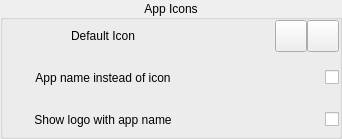
        <widget class="QGroupBox" name="groupBox_3">
         <property name="title">
          <string>App Icons</string>
         </property>
         <property name="alignment">
          <set>Qt::AlignCenter</set>
         </property>
         <layout class="QVBoxLayout" name="verticalLayout_5">
          <property name="spacing">
           <number>10</number>
          </property>
          <property name="leftMargin">
           <number>0</number>
          </property>
          <property name="topMargin">
           <number>0</number>
          </property>
          <property name="rightMargin">
           <number>0</number>
          </property>
          <property name="bottomMargin">
           <number>0</number>
          </property>
          <item>
           <widget class="QWidget" name="widget_7" native="true">
            <layout class="QHBoxLayout" name="horizontalLayout_7">
             <property name="spacing">
              <number>0</number>
             </property>
             <property name="leftMargin">
              <number>0</number>
             </property>
             <property name="topMargin">
              <number>0</number>
             </property>
             <property name="rightMargin">
              <number>0</number>
             </property>
             <property name="bottomMargin">
              <number>0</number>
             </property>
             <item>
              <widget class="QLabel" name="label_10">
               <property name="minimumSize">
                <size>
                 <width>200</width>
                 <height>0</height>
                </size>
               </property>
               <property name="maximumSize">
                <size>
                 <width>200</width>
                 <height>16777215</height>
                </size>
               </property>
               <property name="text">
                <string>Default Icon</string>
               </property>
               <property name="alignment">
                <set>Qt::AlignCenter</set>
               </property>
              </widget>
             </item>
             <item>
              <spacer name="horizontalSpacer_6">
               <property name="orientation">
                <enum>Qt::Horizontal</enum>
               </property>
               <property name="sizeHint" stdset="0">
                <size>
                 <width>40</width>
                 <height>20</height>
                </size>
               </property>
              </spacer>
             </item>
             <item>
              <widget class="QLabel" name="defaultIconLabel">
               <property name="minimumSize">
                <size>
                 <width>32</width>
                 <height>32</height>
                </size>
               </property>
               <property name="maximumSize">
                <size>
                 <width>32</width>
                 <height>32</height>
                </size>
               </property>
               <property name="text">
                <string/>
               </property>
              </widget>
             </item>
             <item>
              <widget class="QToolButton" name="defaultIconToolButton">
               <property name="minimumSize">
                <size>
                 <width>32</width>
                 <height>32</height>
                </size>
               </property>
               <property name="maximumSize">
                <size>
                 <width>32</width>
                 <height>32</height>
                </size>
               </property>
               <property name="toolTip">
                <string>Config</string>
               </property>
               <property name="text">
                <string/>
               </property>
               <property name="icon">
                <iconset theme=":/icons/config.svg">
                 <normaloff>.</normaloff>.</iconset>
               </property>
              </widget>
             </item>
             <item>
              <widget class="QToolButton" name="defaultIconResetToolButton">
               <property name="minimumSize">
                <size>
                 <width>32</width>
                 <height>32</height>
                </size>
               </property>
               <property name="maximumSize">
                <size>
                 <width>32</width>
                 <height>32</height>
                </size>
               </property>
               <property name="toolTip">
                <string>Reset</string>
               </property>
               <property name="text">
                <string/>
               </property>
               <property name="icon">
                <iconset theme=":/icons/reset.svg">
                 <normaloff>.</normaloff>.</iconset>
               </property>
              </widget>
             </item>
            </layout>
           </widget>
          </item>
          <item>
           <widget class="QWidget" name="widget_10" native="true">
            <layout class="QHBoxLayout" name="horizontalLayout_11">
             <property name="spacing">
              <number>0</number>
             </property>
             <property name="leftMargin">
              <number>0</number>
             </property>
             <property name="topMargin">
              <number>0</number>
             </property>
             <property name="rightMargin">
              <number>0</number>
             </property>
             <property name="bottomMargin">
              <number>0</number>
             </property>
             <item>
              <widget class="QLabel" name="label_20">
               <property name="minimumSize">
                <size>
                 <width>200</width>
                 <height>32</height>
                </size>
               </property>
               <property name="maximumSize">
                <size>
                 <width>200</width>
                 <height>16777215</height>
                </size>
               </property>
               <property name="text">
                <string>App name instead of icon</string>
               </property>
               <property name="alignment">
                <set>Qt::AlignCenter</set>
               </property>
              </widget>
             </item>
             <item>
              <spacer name="horizontalSpacer_9">
               <property name="orientation">
                <enum>Qt::Horizontal</enum>
               </property>
               <property name="sizeHint" stdset="0">
                <size>
                 <width>40</width>
                 <height>20</height>
                </size>
               </property>
              </spacer>
             </item>
             <item>
              <widget class="QCheckBox" name="showAppNameCheckBox">
               <property name="text">
                <string/>
               </property>
              </widget>
             </item>
            </layout>
           </widget>
          </item>
          <item>
           <widget class="QWidget" name="widget_11" native="true">
            <layout class="QHBoxLayout" name="horizontalLayout_12">
             <property name="spacing">
              <number>0</number>
             </property>
             <property name="leftMargin">
              <number>0</number>
             </property>
             <property name="topMargin">
              <number>0</number>
             </property>
             <property name="rightMargin">
              <number>0</number>
             </property>
             <property name="bottomMargin">
              <number>0</number>
             </property>
             <item>
              <widget class="QLabel" name="label_21">
               <property name="minimumSize">
                <size>
                 <width>200</width>
                 <height>32</height>
                </size>
               </property>
               <property name="maximumSize">
                <size>
                 <width>200</width>
                 <height>16777215</height>
                </size>
               </property>
               <property name="text">
                <string>Show logo with app name</string>
               </property>
               <property name="alignment">
                <set>Qt::AlignCenter</set>
               </property>
              </widget>
             </item>
             <item>
              <spacer name="horizontalSpacer_10">
               <property name="orientation">
                <enum>Qt::Horizontal</enum>
               </property>
               <property name="sizeHint" stdset="0">
                <size>
                 <width>40</width>
                 <height>20</height>
                </size>
               </property>
              </spacer>
             </item>
             <item>
              <widget class="QCheckBox" name="showLogoWithAppNameCheckBox">
               <property name="text">
                <string/>
               </property>
              </widget>
             </item>
            </layout>
           </widget>
          </item>
         </layout>
        </widget>
